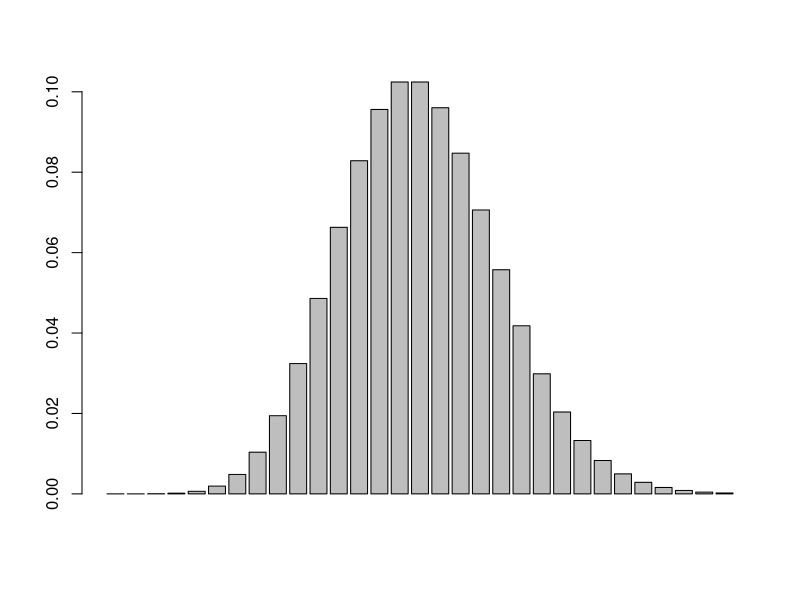
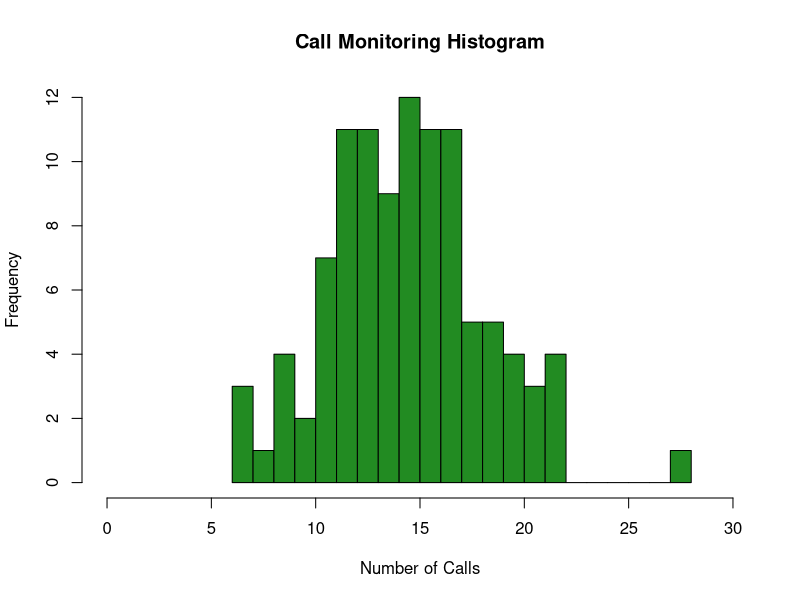

These figures' R source, in order:
## ---- chunk 1
knitr::opts_chunk$set(
	echo = TRUE,
	warning = FALSE,
	comment = "##",
	prompt = TRUE,
	tidy = TRUE,
	tidy.opts = list(width.cutoff = 75),
	fig.path = "img/"
)
## ---- chunk 2
x<-8
l<-15
1-ppois(q=x,lambda=l) #subtracting from 1 to get the complement
## ---- chunk 3
ppois(8,15,lower.tail=F)
## ---- chunk 4
dpois(0,15)
## ---- chunk 5
dpois(3,15)
## ---- chunk 6
x<-0:30
l=15
barplot(dpois(x,l))
## ---- chunk 7
rpois(104,15)
## ---- chunk 8
y<-rpois(104,15)
hist(y,xlim=c(0,30),xlab="Number of Calls",main="Call Monitoring Histogram",breaks=30,col="forestgreen")
